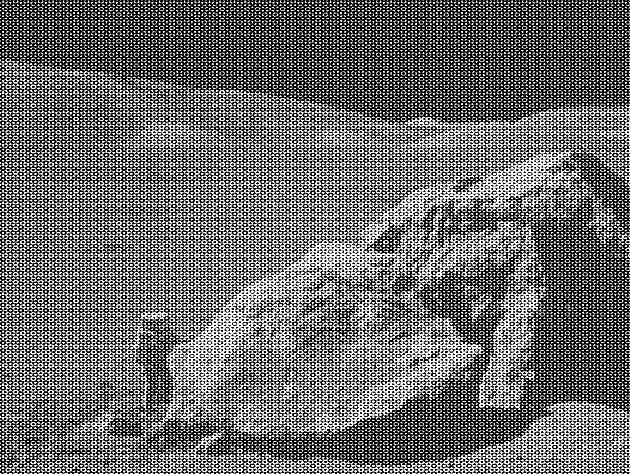
#> input picture moonlanding.png, 630 x 474 px
$ jupyter execute --allow-errors 07.2ex_solved.ipynb   (shell and % lines are left out)
#> lines starting #> are read from the running program, lines starting #| are printed output that depends on the picture
1\. **Maximum wind speed prediction at the Sprogø station**

The exercise goal is to predict the maximum wind speed occurring every 50 years even if no measure exists for such a period. The available data are only measured over 21 years at the Sprogø meteorological station located in Denmark.

The annual maxima are supposed to fit a normal probability density function. However such function is not going to be estimated because it gives a probability from a wind speed maxima. Finding the maximum wind speed occurring every 50 years requires the opposite approach, the result needs to be found from a defined probability. That is the quantile function role and the exercise goal will be to find it. In the current model, it is supposed that the maximum wind speed occurring every 50 years is defined as the upper 2% quantile.

By definition, the quantile function is the inverse of the cumulative distribution function. The latter describes the probability distribution of an annual maxima. In the exercise, the cumulative probability $p_i$ for a given year i is defined as $p_i = i/(N+1)$ with $N = 21$, the number of measured years. Thus it will be possible to calculate the cumulative probability of every measured wind speed maxima. From those experimental points, the scipy.interpolate module will be very useful for fitting the quantile function. Finally the 50 years maxima is going to be evaluated from the cumulative probability of the 2% quantile.

Practically, load the dataset:

```python
import numpy as np
max_speeds = np.load('max-speeds.npy')
years_nb = max_speeds.shape[0]
```

Compute then the cumulative probability $p_i$ (`cprob`) and sort the maximum speeds from the data. Use then the  UnivariateSpline from scipy.interpolate to define a quantile function and thus estimate the probabilities.

In the current model, the maximum wind speed occurring every 50 years is defined as the upper 2% quantile. As a result, the cumulative probability value will be:

```python
fifty_prob = 1. - 0.02
```

So the storm wind speed occurring every 50 years can be guessed as:

``` python
fifty_wind = quantile_func(fifty_prob)
```

[cell 1]
import numpy as np
from scipy.interpolate import UnivariateSpline
import matplotlib.pyplot as plt


#> (the rest of this cell did not finish here and is left out)

2\. **Curve fitting of temperature in Alaska**

The temperature extremes in Alaska for each month, starting in January, are given by (in degrees Celcius):

max:  17,  19,  21,  28,  33,  38, 37,  37,  31,  23,  19,  18

min: -62, -59, -56, -46, -32, -18, -9, -13, -25, -46, -52, -58

* Plot these temperature extremes.
* Define a function that can describe min and max temperatures.
* Fit this function to the data with scipy.optimize.curve_fit().
* Plot the result. Is the fit reasonable? If not, why?
* Is the time offset for min and max temperatures the same within the fit accuracy?

[cell 2]
import math as m
from scipy.optimize import curve_fit

#data
maxima = np.array([17,  19,  21,  28,  33,  38, 37,  37,  31,  23,  19,  18])
minima = np.array([-62, -59, -56, -46, -32, -18, -9, -13, -25, -46, -52, -58])
nmonths = maxima.shape[0]
x = np.arange(1, nmonths +1, 1)
#plot of data
fig, (ax1, ax2) = plt.subplots(nrows=1, ncols=2, figsize=(16, 6))
ax1.plot(x, minima, 'o', label='min')
ax1.plot(x, maxima, 'o', label='max')
ax1.set_xlabel('Month')
ax1.set_ylabel('Temperature [°C]')
#definition of the functions
def gauss(x, mean, sigma, offset, amplitude):
    return np.array([offset + amplitude*m.exp(-0.5*np.power((float(i)-float(mean))/sigma, 2.)) for i in x])
def sine(x, a, b, c, d):
    return np.array([a*m.sin(d*i+b)+c for i in x])
#fitting to the data
popt_max, pcov_max = curve_fit(gauss, x, maxima)
popt_min, pcov_min = curve_fit(gauss, x, minima, p0=[7.,2.,-60.0, 10])
x_days = np.linspace(1,12,365)
ax1.text(0.7, 5, r'Fit function: $y = o + a \cdot \exp(0.5\cdot (x-\mu)^2/\sigma^2)$')
ax1.plot(x_days, gauss(x_days, *popt_min), 'c--', label='fit: $\mu$=%5.1f, $\sigma$=%5.1f, \no=%5.1f, a=%5.1f' % tuple(popt_min))
ax1.plot(x_days, gauss(x_days, *popt_max), 'y--', label='fit: $\mu$=%5.1f, $\sigma$=%5.1f, \no=%5.1f, a=%5.1f' % tuple(popt_max))
ax1.set_title('Fit with gaussian')
ax1.legend(loc='best')
ax2.plot(x, minima, 'o', label='min')
ax2.plot(x, maxima, 'o', label='max')
ax2.set_xlabel('Month')
ax2.set_ylabel('Temperature [°C]')
popt_max, pcov_max = curve_fit(sine, x, maxima, p0=[10,0,-30,0])
popt_min, pcov_min = curve_fit(sine, x, minima, p0=[-20,0,40,0])
ax2.text(0.7, 5, r'Fit function: $y = a*sin(d*x+b)+c$')
ax2.plot(x_days, sine(x_days, *popt_min), 'c--', label='fit: $a$=%5.1f, $b$=%5.1f, \nc=%5.1f, d=%5.1f' % tuple(popt_min))
ax2.plot(x_days, sine(x_days, *popt_max), 'y--', label='fit: $a$=%5.1f, $b$=%5.1f, \nc=%5.1f, d=%5.1f' % tuple(popt_max))
ax2.set_title('Fit with sine')
ax2.legend(loc='best')
plt.show()
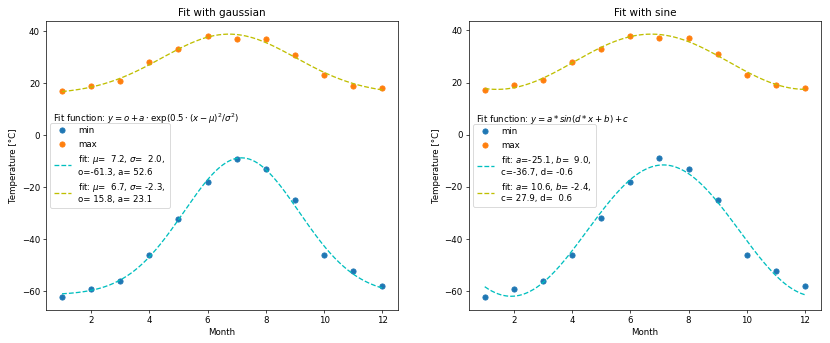
#> figure drawn by matplotlib, 2 panels; panel 1: curve peaks at x = 7, y = -9; panel 1: curve peaks at x = 6, y = 38; panel 1: curve peaks at x = 7.16, y = -8.67; panel 2: curve peaks at x = 7, y = -9
print("Both fits seem reasonable. For a more in-depth analysis residuals should be considered. \nEven though the behaviour would be naively expected to be periodical, a gaussian function seems to better fit the minima. \nWithin the fit accuracy, the max for the temeperature occurs 15 days before the min.")

3\. **2D minimization of a six-hump camelback function**

$$
f(x,y) = \left(4-2.1x^2+\frac{x^4}{3} \right) x^2 +xy + (4y^2 -4)y^2
$$

has multiple global and local minima. Find the global minima of this function.

Hints:

* Variables can be restricted to $-2 < x < 2$ and $-1 < y < 1$.
* Use numpy.meshgrid() and pylab.imshow() to find visually the regions.
* Use scipy.optimize.minimize(), optionally trying out several of its methods.

How many global minima are there, and what is the function value at those points? What happens for an initial guess of $(x, y) = (0, 0)$ ?

[cell 3]
from scipy.optimize import minimize

#definition of the function
def f(params):
    x, y = params
    return (4.-2.1*x**2+x**4/3.)*x**2+x*y+(4.*y**2-4.)*y**2

#definition of meshgrid on which to evaluate f
x = np.arange(-2, 2, 0.1)
y = np.arange(-1, 1, 0.05)
xx, yy = np.meshgrid(x, y, sparse=True)

#plotting f with two tools
fig, (ax1, ax2) = plt.subplots(nrows=1, ncols=2, figsize=(12, 3))
ax1.set_title("imshow plot")
g = ax1.imshow(f([xx,yy]), aspect='auto', origin='lower',extent=[-2, 2, -1, 1])
fig.colorbar(g, ax=ax1)
ax2.set_title("contour plot")
h = ax2.contourf(x,y, f([xx,yy]))
fig.colorbar(h, ax=ax2)
plt.show()
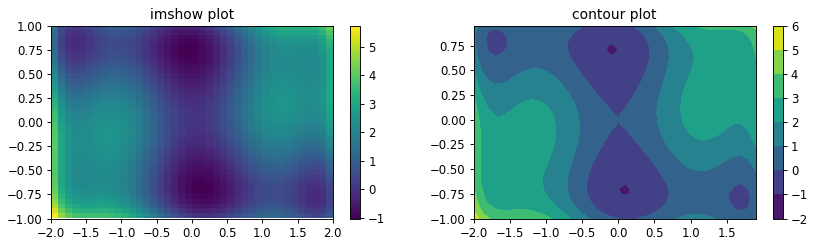
#> figure drawn by matplotlib, 4 panels

#finding global minima exploiting information from the plots
initial_guess = [[0.1, -0.75], [-0.1, 0.75]]
res_pm = minimize(f, initial_guess[0])
res_mp = minimize(f, initial_guess[1])
print("There are two globa minima: ", res_pm.x, "and", res_mp.x, ", where the function takes the value", f(res_pm.x))

#trying with initial guess of (0,0)
res_zz = minimize(f, (0,0))
print("With an initial guess of (0,0) the algorithm finds the saddle point: ", res_zz.x, ", where the function takes the value", f(res_zz.x))

4\. **FFT of a simple dataset**

Performe a periodicity analysis on the lynxs-hares population

[cell 4]
from scipy import fftpack

def period_analysis(x, y):
    sig_fft = fftpack.fft(y)
    power = np.abs(sig_fft)
    sample_freq = fftpack.fftfreq(x.size, d=1.0)
    pos_mask = np.where(np.abs(sample_freq) > 0)
    freqs = np.abs(sample_freq[pos_mask])
    peak_freq = freqs[power[pos_mask].argmax()]
    high_freq_fft = sig_fft.copy()
    high_freq_fft[np.abs(sample_freq) > peak_freq] = 0.
    filtered_sig = fftpack.ifft(high_freq_fft)
    ax2.plot(x, filtered_sig)

#loading data
#> (the rest of this cell did not finish here and is left out)

5\. **FFT of an image**

* Examine the provided image `moonlanding.png`, which is heavily contaminated with periodic noise. In this exercise, we aim to clean up the noise using the Fast Fourier Transform.
* Load the image using pylab.imread().
* Find and use the 2-D FFT function in scipy.fftpack, and plot the spectrum (Fourier transform of) the image. Do you have any trouble visualising the spectrum? If so, why?
* The spectrum consists of high and low frequency components. The noise is contained in the high-frequency part of the spectrum, so set some of those components to zero (use array slicing).
* Apply the inverse Fourier transform to see the resulting image.

[cell 5]
from mpl_toolkits.axes_grid1 import make_axes_locatable

#importing and showing the picture
img = plt.imread('moonlanding.png')
#> img is the input picture: shape (474, 630) float32; min 0, max 1, mean 0.424
fig, ((ax1, ax2),(ax3, ax4)) = plt.subplots(nrows=2, ncols=2, figsize=(12, 12))
ax1.set_title("Original image")
g = ax1.imshow(img, plt.cm.gray)
divider = make_axes_locatable(ax1)
cax = divider.append_axes('right', size='5%', pad=0.05)
fig.colorbar(g, cax=cax, orientation='vertical')

#performing the 2D fast fourier transform and showing the result
fimg = np.array(fftpack.fft2(img))
fimgab = np.abs(fimg)
ax2.set_title("Log of FFT")
h = ax2.imshow(np.log(fimgab))
divider = make_axes_locatable(ax2)
cax = divider.append_axes('right', size='5%', pad=0.05)
fig.colorbar(h, cax=cax, orientation='vertical')
print("It is difficult to visualise the spectrum since the noise flattens all the low frequency.")

#custom cutting some of the high frequencies
cut = fimgab.mean() + 30.*fimgab.std()
#> cut = 9541.5
filtered_sig = fimg.copy()
filtered_sig[(fimgab > cut) & (fimgab < (fimgab.max()-1.*fimgab.std()))] = 0
img2 = np.abs(fftpack.ifft2(filtered_sig))
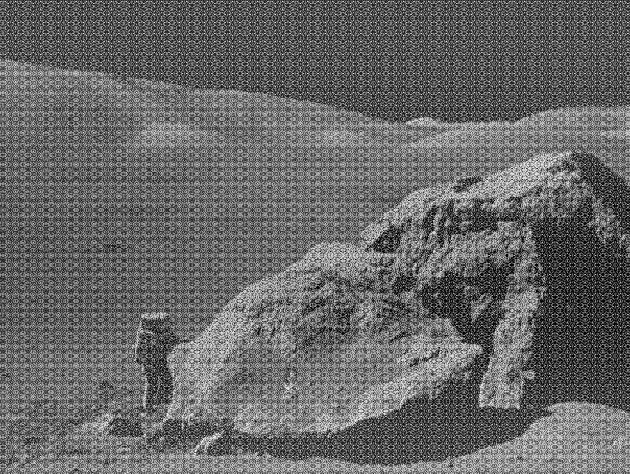
#> img2: shape (474, 630) float32; min 4.34e-06, max 1.04, mean 0.424; drawn with min black and max white
ax3.set_title("Cut of high frequencies")
j = ax3.imshow(img2, plt.cm.gray)
divider = make_axes_locatable(ax3)
cax = divider.append_axes('right', size='5%', pad=0.05)
fig.colorbar(j, cax=cax, orientation='vertical')

#alternative analysis with gaussian Low pass
def distance(point1,point2):
    return m.sqrt((point1[0]-point2[0])**2 + (point1[1]-point2[1])**2)

def gaussianLP(D0,imgShape):
#> called with D0 = 50, imgShape = (474, 630)
    base = np.zeros(imgShape[:2])
    rows, cols = imgShape[:2]
    center = (rows/2,cols/2)
    for x in range(cols):
        for y in range(rows):
            base[y,x] = m.exp(((-distance((y,x),center)**2)/(2*(D0**2))))
    return base

original = np.fft.fft2(img)
center = np.fft.fftshift(original)
LowPassCenter = center * gaussianLP(50,img.shape)
LowPass = np.fft.ifftshift(LowPassCenter)
inverse_LowPass = np.fft.ifft2(LowPass)
k = ax4.imshow(np.abs(inverse_LowPass), "gray")
ax4.set_title("Gaussian Low Pass")
divider = make_axes_locatable(ax4)
cax = divider.append_axes('right', size='5%', pad=0.05)
fig.colorbar(k, cax=cax, orientation='vertical')

plt.show()
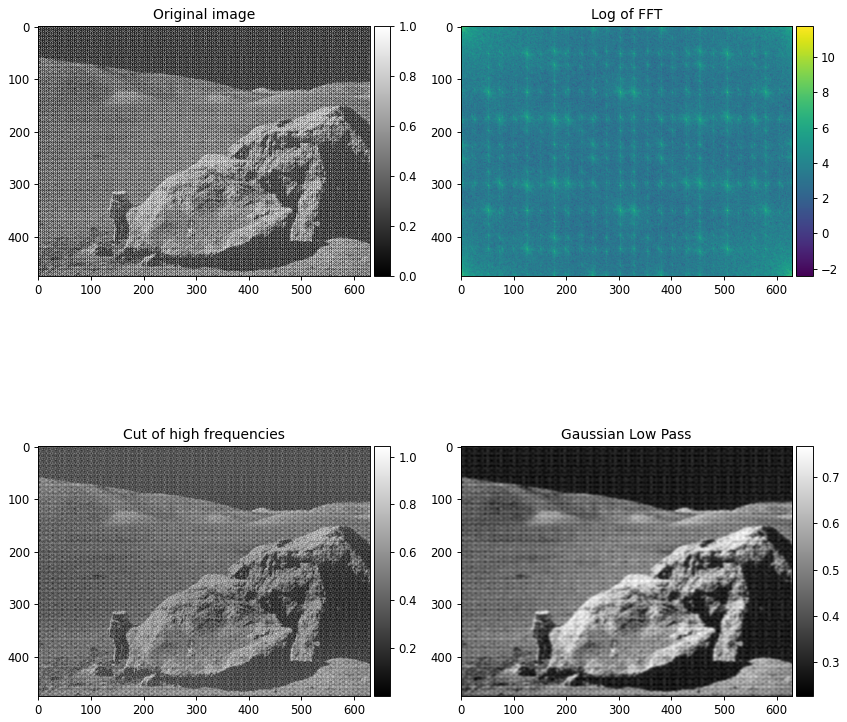
#> figure drawn by matplotlib, 8 panels
